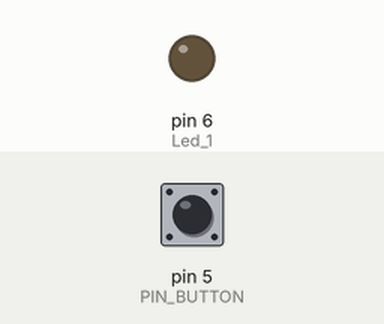
This sketch was run on a simulated Arduino Uno, built with avr-gcc and run on an emulated ATmega328P. Parts: output pins drawn as LEDs (lit = HIGH). The test bench sets the inputs (shaded band); at power-on: pin 5 (PIN_BUTTON) HIGH.

Above: at 0.05 s.
At 0.3 s:
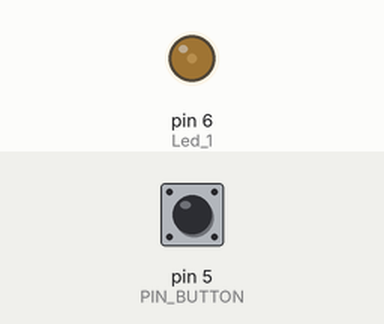
At 0.6 s:
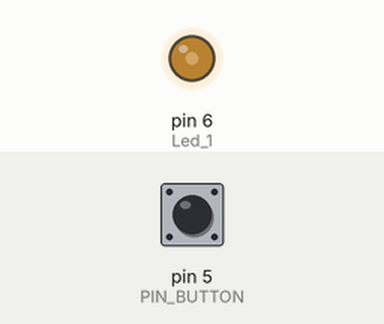
At 1.2 s:
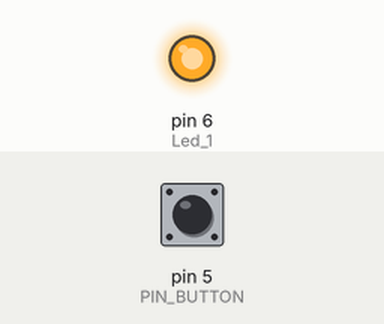
Timing chart, 0 to 3.0 s (numbered marks = the images above):
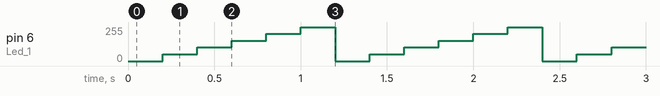

Measured:
- by itself, pin 6 (Led_1): repeats every 1.2 s: 102/255 0.20 s, 153/255 0.20 s, 204/255 0.20 s, 255/255 0.20 s, 0/255 0.20 s, 51/255 0.20 s

The sketch:

button_controlled_led_fade_in.ino
```cpp
#define Led_1 6
const int PIN_BUTTON = 5;

void setup() {
 // put your setup code here, to run once:
pinMode(Led_1, OUTPUT);
pinMode(PIN_BUTTON, INPUT_PULLUP);
Serial.begin(9600);
}
void loop() {
 // put your main code here, to run repeatedly:
int buttonState = digitalRead(PIN_BUTTON);
if (!buttonState)
{
 delay(250);
 return;
}

if(buttonState)
{
  for(int i = 0; i <= 255; i+=51)
  {
    analogWrite(Led_1, i);
    delay(200);
  }
}

}
```
